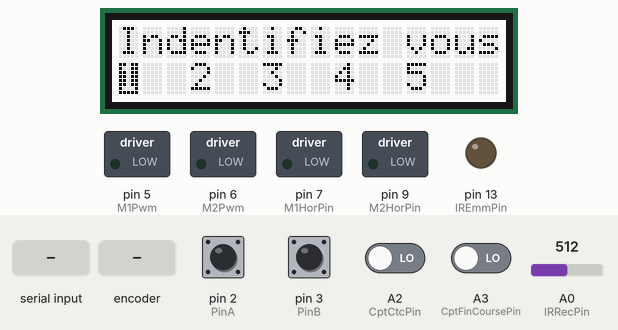
Bench run of a sketch on a simulated Arduino Uno, built with avr-gcc and run on an emulated ATmega328P. Parts: 16×2 character LCD, switched loads named in the sketch (green lamp = pin HIGH), output pins drawn as LEDs (lit = HIGH). Dashed ring = blinking. Inputs (shaded band) come from the test bench; at power-on: pin 2 (PinA), pin 3 (PinB) HIGH, A2 (CptCtcPin), A3 (CptFinCoursePin) LOW, A0 (IRRecPin) = 512. The local clock reads 2024-03-15 10:24:30 at power-on unless the sketch sets it; pins used as bus, display or sensor lines are not drawn; what the sketch prints to the serial monitor is not drawn.

Above: at 1.3 s.
1.4 s: "90,45\n" received over Serial
At 1.71 s:
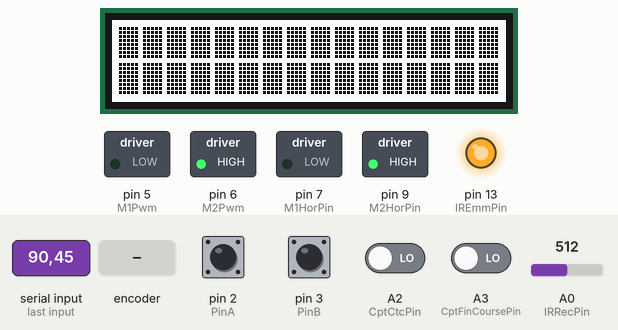
At 2.7 s:
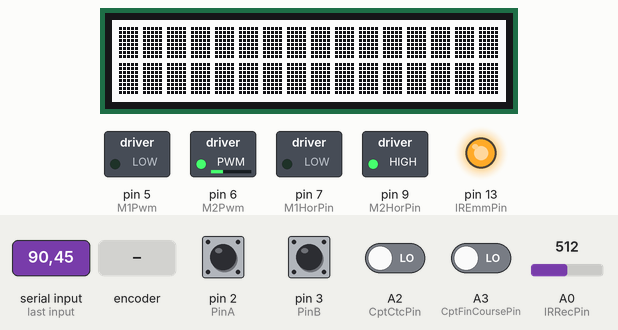
3.2 s: A3 (CptFinCoursePin) driven HIGH
At 3.5 s:
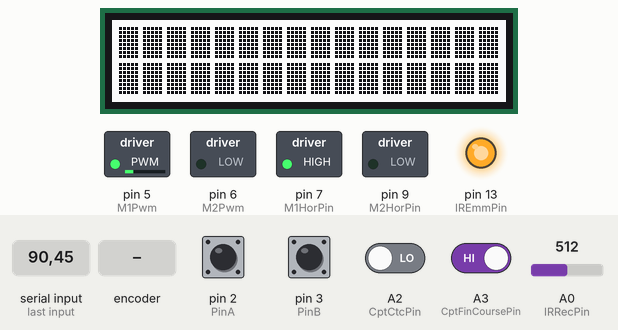
5.6 s: rotary encoder on pin 2 (PinA) / pin 3 (PinB) turned 1 step (first pin leading)
7.5 s: "5\n" received over Serial
10.5 s: "25\n" received over Serial
At 10.78 s:
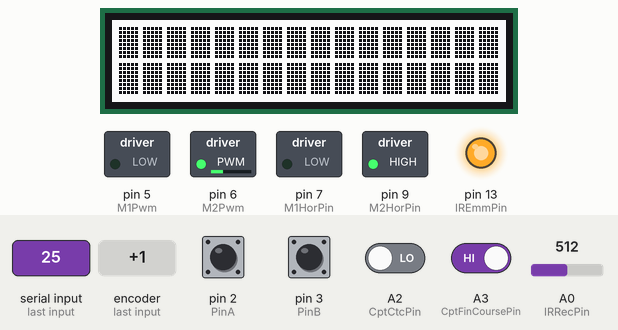
12.5 s: rotary encoder on pin 2 (PinA) / pin 3 (PinB) turned 1 step (first pin leading)
Timing chart, 0 to 15.5 s (numbered marks = the images above; inputs shaded):
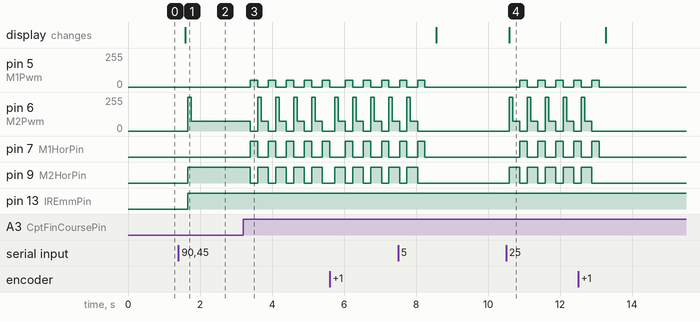

Measured:
- after the input at 1.4 s, pin 6 (M2Pwm): 0/255 → 255/255 after 0.26 s, → 75/255 0.10 s later; pin 9 (M2HorPin), pin 13 (IREmmPin): LOW → HIGH after 0.26 s; the display: changes after 0.19 s (image 1)
- after the input at 3.2 s, pin 5 (M1Pwm): alternates 52/255 for 0.20 s and 0/255 for 0.30 s, starting after 0.20 s; pin 6 (M2Pwm): 75/255 → 0/255 after 0.20 s, then repeats every 0.50 s: 255/255 0.10 s, 75/255 0.20 s, 0/255 0.20 s
- after the input at 10.5 s, pin 5 (M1Pwm): alternates 52/255 for 0.20 s and 0/255 for 0.30 s, starting after 0.38 s; pin 6 (M2Pwm): 0/255 → 255/255 after 0.08 s, then repeats every 0.50 s: 75/255 0.20 s, 0/255 0.20 s, 255/255 0.10 s

The sketch:

code.ino
```cpp
/*************************
 * Code.ino
 * Fichier principal
 *
 * Création : 27/12/17
 * Dernière modification : 21/5/18
 */

#include <EEPROM.h>
#include <DS1302RTC.h>
#include <Time.h>
#include "def.h"
#include <Wire.h>
#include <LiquidCrystal_I2C.h>
#include "rgb_lcd.h"

#define PinA 2    //  1ere sortie du codeur
#define PinB 3    //  2e sortie du codeur

volatile boolean mouvement;
volatile boolean up;
volatile boolean serial;

/* Moteurs (l298n) M1:Rotation plateau M2:Montée médicaments*/
const int M1HorPin = 7;   //IN1
const int M1TrigPin = 8;  //IN2
const int M1Pwm = 5;      //ENA

const int M2HorPin = 9;   //IN3
const int M2TrigPin = 10; //IN4
const int M2Pwm = 6;      //ENB

/*Diodes IR*/
const int IREmmPin = 13, IRRecPin = A0;

/*Capteur contact*/
const int CptCtcPin = A2;
const int CptFinCoursePin = A3;

/*Boutons*/
const int BtnPin = A1;
/*DS1302 RTC*/
const int CEPin = 4, IOPin = 12, SLCKPin = 11;
DS1302RTC RTC(CEPin, IOPin, SLCKPin);
tmElements_t tm;

int PosPlat = 0; //position du plateau (0->4)

struct Med Med[5];
//const int EEPromOct = 42; //vàd
int heure = 0;
int Id = 0;
//short NbMedAct=0, NbMedVol=0;
unsigned short MedSeq[5];
/*écran */
int Pos = 0;


rgb_lcd Lcd;

void RotPlat(); //rotation du plateau
void AddMed(int nbr); //chute des médicaments
void RempTab();
void ActuRTC(); //syncronisation temps avec bluetooth
void routineInterruption();
void ActuPos();
int AqPers();
boolean Fin(); //vérifie si les médicaments ont été distribués

void setup() {
  Serial.begin(9600);
  pinMode(IREmmPin, OUTPUT);
  Lcd.begin(16,2);
  digitalWrite (PinA, HIGH);
  digitalWrite (PinB, HIGH);
  attachInterrupt (0, routineInterruption, FALLING);

  pinMode(M1TrigPin, OUTPUT);
  pinMode(M1HorPin, OUTPUT);
  pinMode(M1Pwm, OUTPUT);
  pinMode(M2TrigPin, OUTPUT);
  pinMode(M2HorPin, OUTPUT);
  pinMode(M2Pwm, OUTPUT);

  pinMode(CptCtcPin, INPUT);
  pinMode(CptFinCoursePin, INPUT);

   //------------------------------*MENU*----------------------------
  Lcd.createChar(0, Cust1);
  Lcd.createChar(1, Cust2);
  Lcd.createChar(2, Cust3);
  Lcd.createChar(3, Cust4);
  Lcd.createChar(4, Cust5);
}

void loop() {
//  while(analogRead(BtnPin)!=0){ //ou bluetooth
//    delay(1000);
//  }
  Id = AqPers();
  EEPROM.get(0, Med);
  RempTab();
  boolean fin=0;
  while(fin==0){
   fin=Fin();
   AddMed(MedSeq[PosPlat]);
   RotPlat();
  }

}

void SerialEvent(){
  if(serial){
   byte ReadVar = Serial.read();
   switch(ReadVar){
    case Mes_Actu:
      ActuRTC();
      break;
    case Mes_DemPos:
      ActuPos();
      break;
   }
  }
}
```

Actu.ino
```cpp
/******************
 * Actu.ino
 * Fonctions d'actualisation de l'heure de la posologie
 *
 * Dernière modification : 21/5/18
 */


void ActuPos(){
  serial=0;
  String NomTemp; //INIT
  String MedStr;
  char charTemp[16];
  byte f=0, e=0, d=25, i=0;
  EEPROM.get(0, Med);

  while (!Serial.available()){} //On attend que l'utilisateur entre son nom
    NomTemp=Serial.readString();

  NomTemp.toCharArray(charTemp, 16);

  for(e=0;e<5&&d==25;e++){            //On le compare à ceux déjà existants
    if(strcmp(charTemp, Med[e].Nom)) //et on détermine qui c'est (variable d)
      d=e;
  }

  if(d==25){                        //Le nom n'existe pas : envoi du signal d'erreur et fin
    Serial.write(ActuPos_Id_err);
  }
  else{                            //Le nom existe : envoi du signal OK
    Serial.write(ActuPos_Id_OK);
    while (!Serial.available()){}  //On attend  que l'utilisateur entre sa posologie
      if (Serial.read() == ActuPos_Debut){  //Signal de début de la réception
      while (!Serial.available()){}  //On attend  que l'utilisateur entre sa posologie
        MedStr=Serial.readString();

        for(i=0;i<=4;i++){        //On copie les valeurs dans la structure provisoire
          Med[d].mat[i]=MedStr.charAt(i)-48;
          }
        for(i=5;i<=9;i++){        //On copie les valeurs dans la structure provisoire
          Med[d].midi[i-5]=MedStr.charAt(i)-48;
          }
        for(i=10;i<=14;i++){        //On copie les valeurs dans la structure provisoire
          Med[d].soir[i-10]=MedStr.charAt(i)-48;
          }
        for(i=15;i<=19;i++){        //On copie les valeurs dans la structure provisoire
          Med[d].nuit[i-15]=MedStr.charAt(i)-48;
          }
        for(i=20;i<=24;i++){        //On copie les valeurs dans la structure provisoire
          Med[d].aco[i-20]=MedStr.charAt(i)-48;
          }
        EEPROM.put(0, Med);     //On rentre dans la mémoire EEProm
    }
  }
 serial = 1;
}

void ActuRTC(){
  serial=0;
  int Hr_temp=0, Mn_temp=0;
  while(Hr_temp<=0)
    Hr_temp=Serial.parseInt();
  while(Mn_temp<=0)
    Mn_temp=Serial.parseInt();
  RTC.read(tm);
  if(tm.Hour!=Hr_temp || tm.Minute!=Mn_temp){
    setTime(Hr_temp, Mn_temp, tm.Second, tm.Day, tm.Month, tm.Year);
    RTC.set(now());
  }
  serial=1;
}
```

AqPers.ino
```cpp
/******************
 * AqPers.ino
 * Sélection de la personne
 *
 * Dernière modification : 21/5/18
 */


int AqPers(){
  Lcd.print("Bonjour");
  while(!Serial.available() > 0){
    if (mouvement )  {      // on a détecté une rotation du bouton
    if (up)
      Pos++;
    else
      Pos--;
    mouvement = false;
  }
    Affiche();
  delay(250);
    }
    Id = Serial.read()-48;
    struct Med temp;
    Serial.println(Id);
    EEPROM.get(sizeof(Med)*Id,temp);
    String Nom = temp.Nom;
    Lcd.setCursor(0,2);
    Lcd.print(temp.Nom);
  return Id;
}

void Affiche(void) {
  Lcd.clear();
  Lcd.print("Indentifiez vous ?");
  Lcd.setCursor(0, 1);
  Lcd.print("1  2  3  4  5");
  Lcd.setCursor((3 * Pos), 1);
  Lcd.write((unsigned char)Pos);// /!\ A VERIFIER /!\
  Serial.print(Pos);
}

void routineInterruption(){
  if (digitalRead(PinA))
    up = digitalRead(PinB);
  else
    up = !digitalRead(PinB);
  mouvement = true;
}
```

Moteur.ino
```cpp
/******************
 * Moteur.ino
 * Fonctions pour la mise en marche des moteurs
 *
 * Dernière modification : 21/5/18
 */


void RotPlat(){
  boolean fin=Fin();
  int temp = 0;
  if((MedSeq[(PosPlat+1)%5]!=0 && PosPlat+1<=4) || fin&&PosPlat==4){
    analogWrite(M1Pwm, 52);
    digitalWrite(M1HorPin, HIGH);
    digitalWrite(M1TrigPin, LOW);
    delay(100);

    do{
      temp = digitalRead(CptCtcPin);
    }while(temp==1);

    digitalWrite(M1HorPin, HIGH); //arrêt moteur (frein)
    delay(100);

    analogWrite(M1Pwm, 0);       //arrêt moteur
    digitalWrite(M1HorPin, LOW);
    digitalWrite(M1TrigPin, LOW);
    if(PosPlat!=4)
      PosPlat++;
    else
      PosPlat=0;
  }
  else if(MedSeq[(PosPlat+2)%5]!=0 && PosPlat+2<=4 || fin&&PosPlat==3){
    analogWrite(M1Pwm, 100);
    digitalWrite(M1HorPin, HIGH);
    digitalWrite(M1TrigPin, LOW);
    delay(100);

    do{
      temp = digitalRead(CptCtcPin);
    }while(temp==1);
    delay(200);
    analogWrite(M1Pwm, 52);
    do{
      temp = digitalRead(CptCtcPin);
    }while(temp==1);


    digitalWrite(M1HorPin, HIGH); //arrêt moteur (frein)
    delay(100);

    analogWrite(M1Pwm, 0);       //arrêt moteur
    digitalWrite(M1HorPin, LOW);
    digitalWrite(M1TrigPin, LOW);
    PosPlat+=2;
  }
    else if(MedSeq[(PosPlat+3)%5]!=0 && PosPlat+3<=4 || fin&&PosPlat==2){
    analogWrite(M1Pwm, 100);
    digitalWrite(M1HorPin, HIGH);
    digitalWrite(M1TrigPin, LOW);
    delay(100);

    do{
      temp = digitalRead(CptCtcPin);
    }while(temp==1);
    delay(200);
    do{
      temp = digitalRead(CptCtcPin);
    }while(temp==1);
    analogWrite(M1Pwm, 52);
    delay(200);
    do{
      temp = digitalRead(CptCtcPin);
    }while(temp==1);

    digitalWrite(M1HorPin, HIGH); //arrêt moteur (frein)
    delay(100);

    analogWrite(M1Pwm, 0);       //arrêt moteur
    digitalWrite(M1HorPin, LOW);
    digitalWrite(M1TrigPin, LOW);
    PosPlat+=3;
  }
  else if(MedSeq[(PosPlat+4)%5]!=0 && PosPlat+4<=4 || fin&&PosPlat==1){
    analogWrite(M1Pwm, 100);
    digitalWrite(M1HorPin, HIGH);
    digitalWrite(M1TrigPin, LOW);
    delay(100);

    do{
      temp = digitalRead(CptCtcPin);
    }while(temp==1);
    delay(200);
    do{
      temp = digitalRead(CptCtcPin);
    }while(temp==1);
    delay(200);
    do{
      temp = digitalRead(CptCtcPin);
    }while(temp==1);
    delay(200);
    analogWrite(M1Pwm, 52);
    do{
      temp = digitalRead(CptCtcPin);
    }while(temp==1);

    digitalWrite(M1HorPin, HIGH); //arrêt moteur (frein)
    delay(100);

    analogWrite(M1Pwm, 0);       //arrêt moteur
    digitalWrite(M1HorPin, LOW);
    digitalWrite(M1TrigPin, LOW);
    PosPlat+=4;
  }
  PosPlat=PosPlat%5;
}

void AddMed(int Nbr){
  if(Nbr!=0){
  int i = 0, j = 0, ref = 0;

  analogWrite(M2Pwm, 255);
  digitalWrite(M2HorPin, LOW);
  digitalWrite(M2TrigPin, HIGH);
  digitalWrite(IREmmPin, HIGH);
  ref = analogRead(IRRecPin) -50;

  while(i<Nbr){
    do{
      j = analogRead(IRRecPin);
    }while(j>ref);
    i++;
    delay(100);
  }
  digitalWrite(M2HorPin, HIGH); //arrêt moteur (frein)
  delay(100);
  analogWrite(M2Pwm, 75);
  digitalWrite(M2TrigPin, LOW);
  do{
    i = digitalRead(CptFinCoursePin);
   }while(i==0);
  delay(100);

  digitalWrite(M2TrigPin, HIGH);
  delay(100);

  analogWrite(M2Pwm, 0);       //arrêt moteur
  digitalWrite(M2HorPin, LOW);
  digitalWrite(M2TrigPin, LOW);
  MedSeq[PosPlat]=0;
  }
}

void RempTab(){
  RTC.read(tm);
  int i=0;
  if(tm.Hour<10){
    for(i=0;i<=4;i++){
      MedSeq[i]=Med[Id].mat[i];
    }
  }
  else if(tm.Hour<15){
    for(i=0;i<=4;i++){
      MedSeq[i]=Med[Id].midi[i];
    }
  }
  else if(tm.Hour<21){
   for(i=0;i<=4;i++){
      MedSeq[i]=Med[Id].soir[i];
    }
  }
  else{
   for(i=0;i<=4;i++){
      MedSeq[i]=Med[Id].nuit[i];
   }
  }
}


boolean Fin(){
  int i=0;
    for(i=0; i<5; i++)
    {
        if(MedSeq[i]!=0)
        return 0;
    }
    return 1;
}
```

def.h
```cpp
struct Med {
  char Nom[16];
  unsigned short mat[5];
  unsigned short midi[5];
  unsigned short soir[5];
  unsigned short nuit[5];
  unsigned short aco[5]; //au cas où
};

//enum{MATIN, MIDI, SOIR};

byte Cust1 [8] = {0x1B, 0x13, 0x1b, 0x1b, 0x1b, 0x1b, 0x11, 0x1f};

byte Cust2 [8] = {0b10001, 0b01110, 0b11110, 0b11101, 0b11011, 0b10111, 0b00000, 0b11111};

byte Cust3 [8] = {0b10001, 0b01110, 0b11110, 0b10001, 0b11110, 0b11110, 0b01110, 0b10001};

byte Cust4 [8] = {0b11101, 0b11001, 0b10101, 0b01101, 0b00000, 0b11101, 0b11101, 0b11101};

byte Cust5 [8] = {0b00000, 0b01111, 0b01111, 0b00001, 0b11110, 0b11110, 0b01110, 0b10001};

const byte Mes_Recu = 0xFF;
const byte Mes_Actu = 0x1;
const byte Mes_DemPos = 0x3;

const byte ActuPos_Id_err = 0x4;
const byte ActuPos_Id_OK = 0x5;
const byte ActuPos_Debut = 0x6;
```
